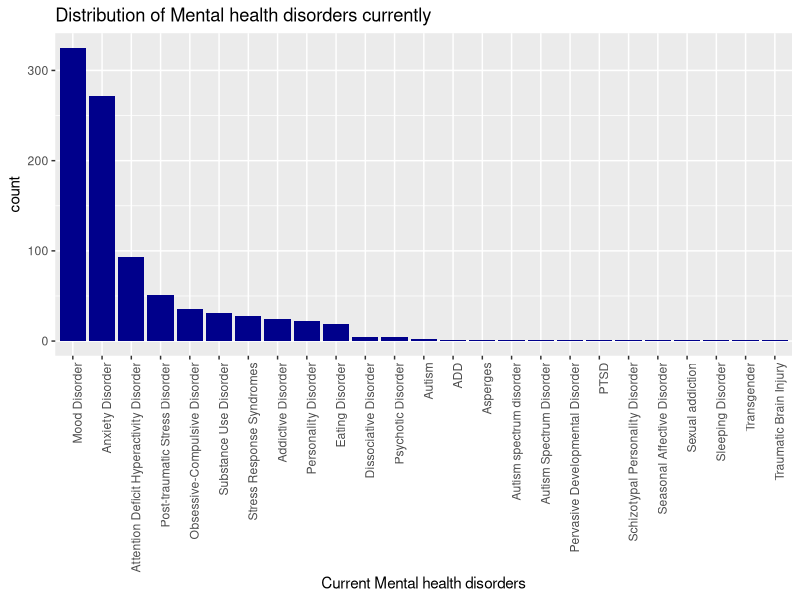
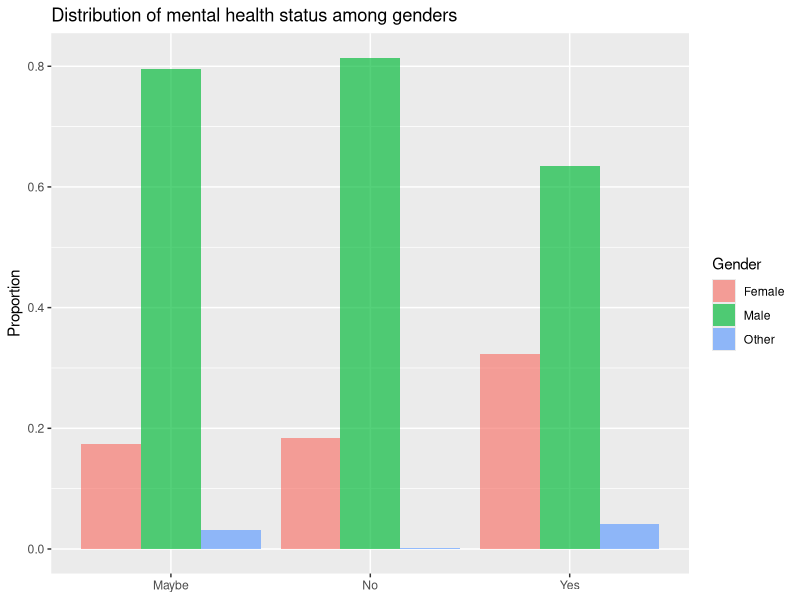
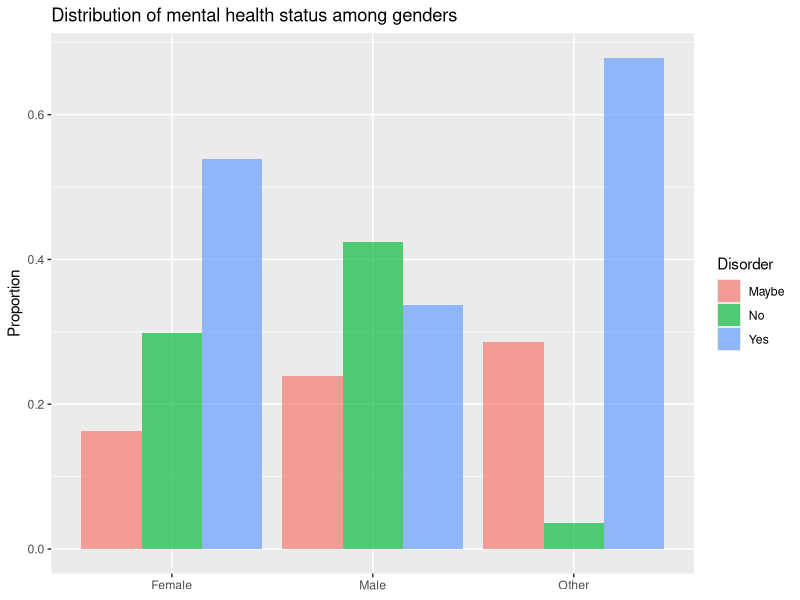
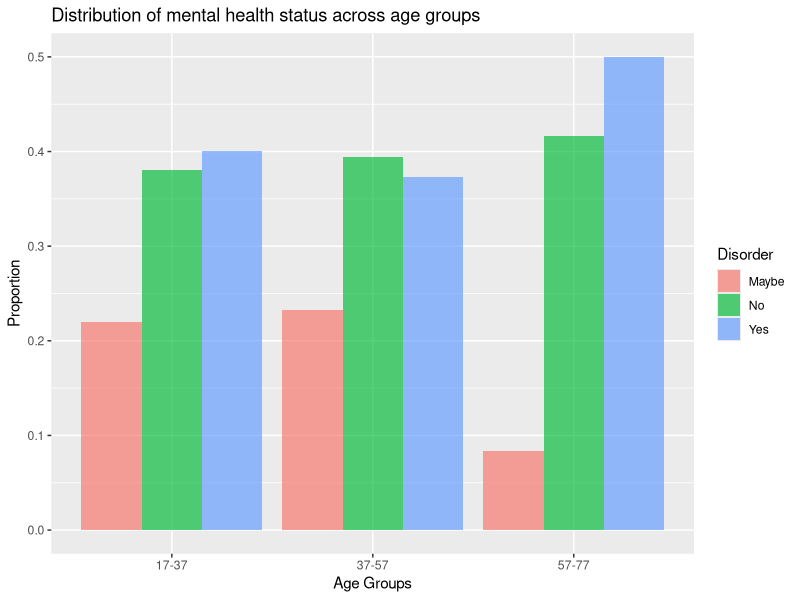
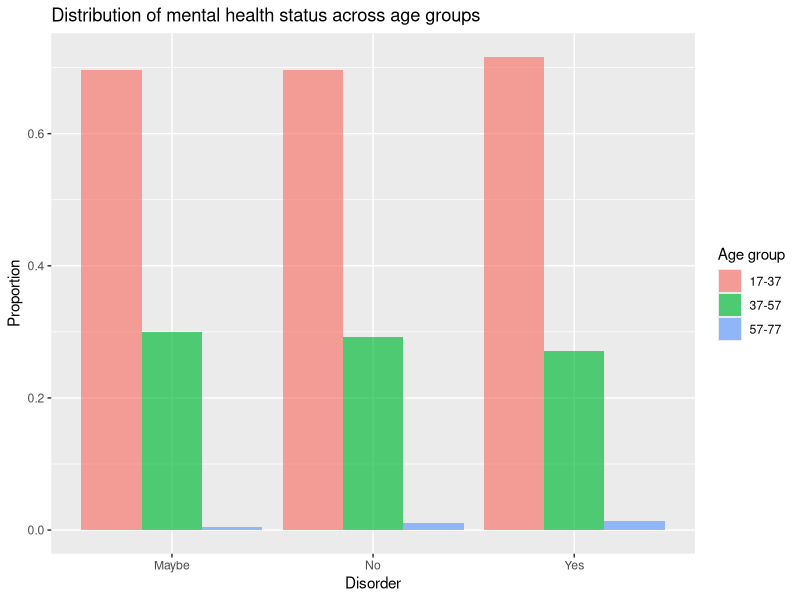
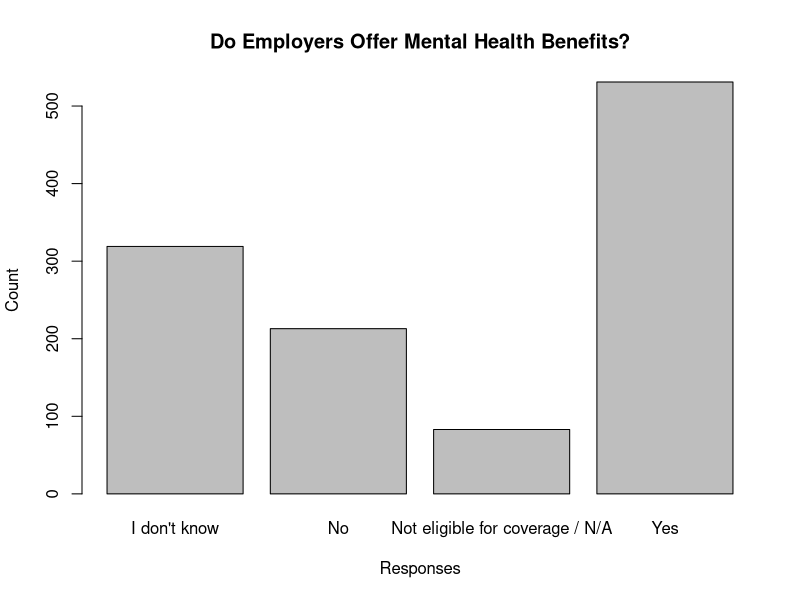
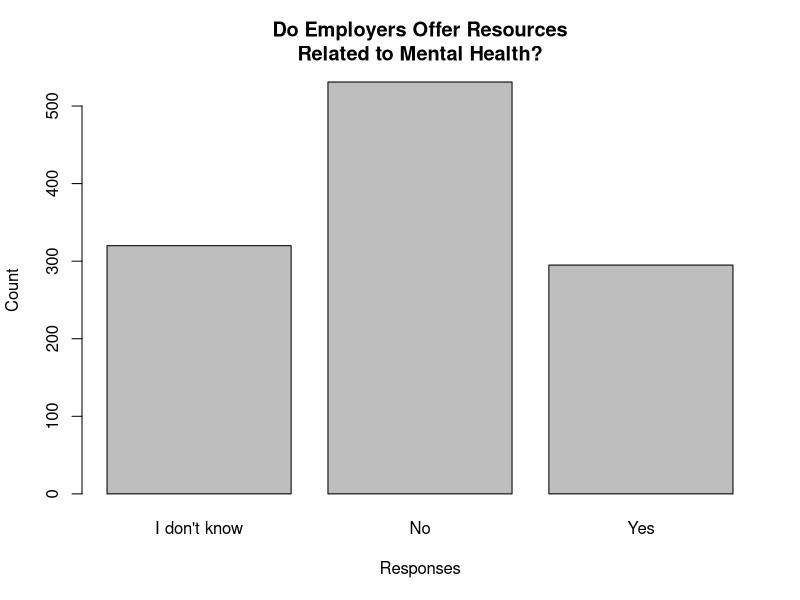
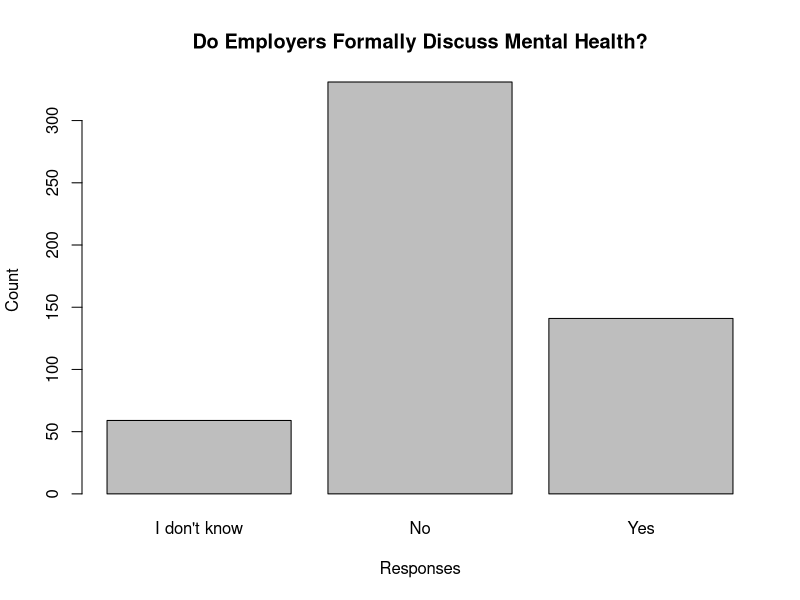

Source code (R) for these figures, in order:
## ---- chunk 1
knitr::opts_chunk$set(comment = NA)
library(dplyr)
library(tidyr)
library(ggplot2)
library(grid)
library(gridExtra)
library(knitr)
health <- read.csv("mentalsurvey_clean.csv")
## ---- chunk 2

#since some people have multiple disorders, we have to split them 
tmp = health %>% separate(mhd, 
                          sep = '\\|',
                          c('mhd_1', 'mhd_2', 'mhd_3', 'mhd_4', 'mhd_5',
                            'mhd_6', 'mhd_7', 'mhd_8', 'mhd_9'),
                          fill = 'right')


chk = tmp %>% select(matches('mhd_[1-9]'))

comb = as.vector(t(chk))
comb1 = comb[comb != ""&!is.na(comb)]

#Shortening the factor levels by splitting
disorders=sapply(strsplit(comb1, split = " \\("), `[`, 1)
dataf <- as.data.frame(matrix(disorders))
colnames(dataf)<- "Disorder"
#Removing inconsistent response
subdataf <- subset(dataf, disorders != "I haven\'t been formally diagnosed, so I felt uncomfortable answering, but Social Anxiety and Depression.")
count_disorder <-data.frame(count(subdataf, Disorder, sort = TRUE))
kable(count_disorder)
## ---- chunk 3

reorder_size <- function(x) {
  factor(x, levels = names(sort(table(x), decreasing = TRUE)))
}
#Plot to see the distribution of current mental health illness
p <- ggplot(data=subdataf, aes(x = reorder_size(Disorder)))+
  geom_bar(fill='dark blue')+
  theme(axis.text.x = element_text(angle = 90, hjust = 1))

p+xlab("Current Mental health disorders")+ggtitle("Distribution of Mental health disorders currently")
## ---- chunk 4
gender_disorder <- table(health$Do.you.currently.have.a.mental.health.disorder., health$gender)
gender_disorder
## ---- chunk 5
#Table: % of who may, don't or have mental disorder among genders
rowprop <- prop.table(gender_disorder,1) 
rowprop
## ---- chunk 6
dr1 <-as.data.frame(rowprop)
# Distribution of respondents among gender provided they may/have/donot have a mental diorder 
ggplot(data = dr1, aes(x =Var1 , y = Freq, fill = Var2)) + 
  geom_bar(stat = 'identity', position = 'dodge', alpha = 2/3) +              
  labs(x = NULL, y = 'Proportion', fill = 'Gender')+ggtitle('Distribution of mental health status among genders')
## ---- chunk 7
#Table : % of each level gender who may, don't or have mental disorder
colprop <- prop.table(gender_disorder,2)
colprop
## ---- chunk 8
# Distribution of respondents who may/have/donot have a mental diorder over the gender
dr2 <-as.data.frame(colprop)
ggplot(data = dr2, aes(x =Var2 , y = Freq, fill = Var1)) + 
  geom_bar(stat = 'identity', position = 'dodge', alpha = 2/3) +              
  labs(x = NULL, y = 'Proportion', fill = 'Disorder')+ggtitle('Distribution of mental health status among genders')
## ---- chunk 9
summary(health$age)
## ---- chunk 10
#Creating labels for age groups
labs <- c(paste(seq(17, 74, by = 20), seq(37, 80, by = 20),
                sep = "-"))
health$AgeGroup <- cut(health$age, breaks = c(seq(17, 74, by = 20), Inf), labels = labs, right = FALSE)

agegr <- table(health$Do.you.currently.have.a.mental.health.disorder.,health$AgeGroup)
ageprop <- prop.table(agegr,2)
ageprop
## ---- chunk 11
dfageprop <- as.data.frame(ageprop)

#Distribution of respondents reporting a mental disorder by age groups
ggplot(data = dfageprop, aes(x =Var2 , y = Freq, fill = Var1)) + 
  geom_bar(stat = 'identity', position = 'dodge', alpha = 2/3) +              
  labs(x = "Age Groups", y = 'Proportion', fill = 'Disorder')+ggtitle('Distribution of mental health status across age groups')
## ---- chunk 12
ageprop1 <- prop.table(agegr,1)
ageprop1
## ---- chunk 13
dfageprop1 <- as.data.frame(ageprop1)
ggplot(data = dfageprop1, aes(x =Var1 , y = Freq, fill = Var2)) + 
  geom_bar(stat = 'identity', position = 'dodge', alpha = 2/3) +              
  labs(x = "Disorder", y = 'Proportion', fill = 'Age group')+ggtitle('Distribution of mental health status across age groups')
## ---- chunk 14
table(health$What.US.state.or.territory.do.you.live.in. , health$Do.you.currently.have.a.mental.health.disorder.)
## ---- chunk 15
#Creating a table for the variable "Does your employer provide mental health benefits as part of healthcare coverage?""

table(health$Does.your.employer.provide.mental.health.benefits.as.part.of.healthcare.coverage.)

barplot(table(health$Does.your.employer.provide.mental.health.benefits.as.part.of.healthcare.coverage.), xlab = "Responses", ylab = "Count", main = "Do Employers Offer Mental Health Benefits?")

## ---- chunk 16
table(health$Does.your.employer.offer.resources.to.learn.more.about.mental.health.concerns.and.options.for.seeking.help.)

barplot(table(health$Does.your.employer.offer.resources.to.learn.more.about.mental.health.concerns.and.options.for.seeking.help.), xlab = "Responses", ylab = "Count", main = "Do Employers Offer Resources\nRelated to Mental Health?")
## ---- chunk 17
Company<-subset(health, Does.your.employer.provide.mental.health.benefits.as.part.of.healthcare.coverage.=="Yes")

## ---- chunk 18
#Creating a table for for the variable related to employers formally discussing mental health with employees
table(Company$Has.your.employer.ever.formally.discussed.mental.health..for.example..as.part.of.a.wellness.campaign.or.other.official.communication..)
#Computing the percentage
percent<-table(Company$Has.your.employer.ever.formally.discussed.mental.health..for.example..as.part.of.a.wellness.campaign.or.other.official.communication..)/length(Company$Has.your.employer.ever.formally.discussed.mental.health..for.example..as.part.of.a.wellness.campaign.or.other.official.communication..)
#The parameter percent gives us the value of the percenntage needed
percent
## ---- chunk 19
Company<-droplevels(Company)
barplot(table(Company$Has.your.employer.ever.formally.discussed.mental.health..for.example..as.part.of.a.wellness.campaign.or.other.official.communication..), xlab = "Responses", ylab = "Count", main = "Do Employers Formally Discuss Mental Health?")

## ---- chunk 20
knitr::opts_chunk$set(echo = TRUE)
#Creating a table with gender and mental health responses
tab <- table(health$Do.you.think.that.discussing.a.mental.health.disorder.with.your.employer.would.have.negative.consequences., health$gender)
tab
## ---- chunk 21
#Creating a table with gender and physical health responses
tab1 <- table(health$Do.you.think.that.discussing.a.physical.health.issue.with.your.employer.would.have.negative.consequences., health$gender)
tab1
## ---- chunk 22
#creating the combined plot
tabdf <- as.data.frame(tab)
tab1df <- as.data.frame(tab1)

plot1 <- ggplot(data = tabdf, aes(x = Var1, y =Freq, fill = Var2)) + 
  geom_bar(stat = 'identity', position = 'dodge', alpha = 2/3) +              
  labs(x = "Mental health disorders", y = 'count')+ theme(legend.position='none')

plot2 <- ggplot(data = tab1df, aes(x = Var1, y =Freq, fill = Var2)) + 
  geom_bar(stat = 'identity', position = 'dodge', alpha = 2/3) +              
  labs(x = "Physical health disorders", y = 'count', fill = 'Gender')
title1=textGrob("Negative consequences: Mental vs Physial", gp=gpar(fontface="bold"))
grid.arrange(plot1, plot2,ncol=2,top = title1, widths = c(3/4,1))
## ---- chunk 23
ggplot(health, aes(x = health$Do.you.think.that.discussing.a.mental.health.disorder.with.previous.employers.would.have.negative.consequences.)) + geom_bar() + ggtitle("Discussing mental health disorder with previous\nemployer resulting in negative consequences") + xlab("Response") + ylab("Count") + theme(axis.title=element_text(size=12))
summary(health$Do.you.think.that.discussing.a.mental.health.disorder.with.previous.employers.would.have.negative.consequences.)
## ---- chunk 24
ggplot(health, aes(x = health$Do.you.think.that.discussing.a.mental.health.disorder.with.your.employer.would.have.negative.consequences.)) + geom_bar() + ggtitle("Discussing mental health disorder with\ncurrent employer resulting in negative consequences") + xlab("Response") + ylab("Count") + theme(axis.title=element_text(size=12))
summary(health$Do.you.think.that.discussing.a.mental.health.disorder.with.your.employer.would.have.negative.consequences.)
## ---- chunk 25
m1<-table(health$Do.you.think.that.discussing.a.mental.health.disorder.with.previous.employers.would.have.negative.consequences., health$Do.you.think.that.discussing.a.mental.health.disorder.with.your.employer.would.have.negative.consequences.)
chisq.test(m1)
## ---- chunk 26
#Put company size in order
health$CompanySize  = factor(health$How.many.employees.does.your.company.or.organization.have, levels=c("1-5", "6-25", "26-100", "100-500", "500-1000", "More than 1000"))
#Modify Labels for Anonymity Policies
health$AnonPolicies2 <- factor(health$Is.your.anonymity.protected.if.you.choose.to.take.advantage.of.mental.health.or.substance.abuse.treatment.resources.provided.by.your.employer.,
levels = c("I don't know", "No", "Yes"),
labels = c("Don't Know", "No", "Yes"))
#Create subset
AnoymityPolicies_By_CompanySize <- table(health$AnonPolicies2, health$CompanySize)
## ---- chunk 27
#Print Cross-tab table
kable(AnoymityPolicies_By_CompanySize)
## ---- chunk 28
#Create a proportions table by Row
kable(prop.table(AnoymityPolicies_By_CompanySize, 2))
## ---- chunk 29
#Do a chi-squared test
chisq.test(AnoymityPolicies_By_CompanySize)
## ---- chunk 30
#Create visualization
AnoymityPolicies_By_CompanySize_Viz <- ggplot(health, aes(x = health$AnonPolicies2))+geom_bar(fill="purple")+facet_wrap(~health$CompanySize, scales="free_y") + ggtitle("Anonymity Protections by Comapny Size") + xlab("Perceived Difficulty Level") + ylab("Count")+ theme(axis.title=element_text(size=12))
AnoymityPolicies_By_CompanySize_Viz
## ---- chunk 31
#Add labels to tech company org question
health$TechCompany2 <- factor(health$Is.your.employer.primarily.a.tech.company.organization.,
levels = c(0, 1),
labels = c("Not primarily tech", "Primarily Tech"))
#Create a subset
AnonymityPolicies_by_TechCompany <- table(health$Is.your.anonymity.protected.if.you.choose.to.take.advantage.of.mental.health.or.substance.abuse.treatment.resources.provided.by.your.employer., health$TechCompany2)
## ---- chunk 32
#Print Cross-tab table
kable(AnonymityPolicies_by_TechCompany)
## ---- chunk 33
#Create a proportions table by Row
kable(prop.table(AnonymityPolicies_by_TechCompany, 2))
## ---- chunk 34
#Do a chi-squared test
chisq.test(AnonymityPolicies_by_TechCompany)
## ---- chunk 35
#Create Visualization
AnonymityPolicies_by_TechCompany_viz <- ggplot(health, aes(x = health$Is.your.anonymity.protected.if.you.choose.to.take.advantage.of.mental.health.or.substance.abuse.treatment.resources.provided.by.your.employer.))+geom_bar(fill="blue")+facet_wrap(health$TechCompany2 ~ ., scales="free_y") + ggtitle("Anonymity Protections for Tech\nvs.Non-Tech Companies") + xlab("Is your anonymity protected?") + ylab("Count") + theme(axis.title=element_text(size=12))
AnonymityPolicies_by_TechCompany_viz
## ---- chunk 36
#Modify Labels for Perceived Leave Difficulty QUestion (ideal if we can get it to fit)
health$perceivedleavediff1 <- factor(health$If.a.mental.health.issue.prompted.you.to.request.a.medical.leave.from.work..asking.for.that.leave.would.be.,
levels = c("Very easy", "Somewhat easy", "Neither easy nor difficult","Somewhat difficult", "Very difficult", "I don't know"),
labels = c("Very easy (VE)", "Somewhat Easy (SE)", "Neutral (N)", "Somewhat Hard (SH)", "Very Hard (VH)", "Don't Know (DK)"))
#Modify Labels for Perceived Leave Difficulty Question (if health$perceivedleavediff1 does not fit, use this as an alternate)
health$perceivedleavediff2 <- factor(health$If.a.mental.health.issue.prompted.you.to.request.a.medical.leave.from.work..asking.for.that.leave.would.be.,
levels = c("Very easy", "Somewhat easy", "Neither easy nor difficult","Somewhat difficult", "Very difficult", "I don't know"),
labels = c("VE", "SE", "N", "SH", "VH", "DK"))
#Create a subset
LeaveDiffbyGender <- table(health$perceivedleavediff1, health$gender)
## ---- chunk 37
#Print Crosstab
kable(LeaveDiffbyGender)
## ---- chunk 38
#Create Proportions table
kable(prop.table(LeaveDiffbyGender, 2))
## ---- chunk 39
#Run chi-squared test
chisq.test(LeaveDiffbyGender)
## ---- chunk 40
#Create Visualization
LeaveDiffbyGender_Viz <- ggplot(health, aes(x = health$perceivedleavediff2))+geom_bar(fill="orange")+facet_wrap(health$gender ~ ., scales="free_y") + ggtitle("Perceived Difficulty of Asking for Leave by Gender") + xlab("Perceived Difficulty Level") + ylab("Count") + theme(axis.title=element_text(size=12))
LeaveDiffbyGender_Viz
## ---- chunk 41
#Do the AgeGroup Variable
labs <- c(paste(seq(17, 74, by = 20), seq(37, 80, by = 20),
                sep = "-"))
health$AgeGroup <- cut(health$age, breaks = c(seq(17, 74, by = 20), Inf), labels = labs, right = FALSE)
#Create dataframe
LeaveDiffbyAge <- table(health$perceivedleavediff1, health$AgeGroup)
## ---- chunk 42
#Print Crosstab table
kable(LeaveDiffbyAge)
## ---- chunk 43
#Create Proportions table
kable(prop.table(LeaveDiffbyAge, 2))
## ---- chunk 44
chisq.test(LeaveDiffbyAge)
## ---- chunk 45
#Create Visualization
LeaveDiffbyAge_Viz <- ggplot(health, aes(x = health$perceivedleavediff2))+geom_bar(fill = "orange")+facet_wrap(health$AgeGroup ~ ., scales="free_y") + ggtitle("Perceived Difficulty of Asking for Leave by Age Group") + xlab("Perceived Difficulty Level") + ylab("Count") + theme(axis.title=element_text(size=12))
LeaveDiffbyAge_Viz
## ---- chunk 46
#Create subset
LeaveDiffbyCompanySize <- table(health$perceivedleavediff1, health$CompanySize)
## ---- chunk 47
#Print Crosstab Table
kable(LeaveDiffbyCompanySize)
## ---- chunk 48
kable(prop.table(LeaveDiffbyCompanySize, 2))
## ---- chunk 49
chisq.test(LeaveDiffbyCompanySize)
## ---- chunk 50
#Create Visualization
LeaveDiffbyCompanySize_viz <- ggplot(health, aes(x = health$perceivedleavediff2))+geom_bar(fill = "orange")+facet_wrap(health$CompanySize~ ., scales="free_y") + ggtitle("Perceived Difficulty of Asking for Leave\nby Company Size") + xlab("Perceived Difficulty Level") + ylab("Count")
LeaveDiffbyCompanySize_viz
## ---- chunk 51
#Modify Labels for mental health benefit provision question
health$MHBenefit2 <- factor(health$Does.your.employer.provide.mental.health.benefits.as.part.of.healthcare.coverage.,
levels = c("I don't know", "No", "Not eligible for coverage / N/A","Yes"),
labels = c("Don't Know", "No", "Ineligible/NA", "Yes"))
#Create the subset
LeaveDiffbyMHBenefit <- table(health$perceivedleavediff1, health$MHBenefit2)
## ---- chunk 52
#Print the Crosstab Table
kable(LeaveDiffbyMHBenefit)
## ---- chunk 53
#Print the Crosstab Table
kable(prop.table(LeaveDiffbyMHBenefit, 2))
## ---- chunk 54
#Run Chi-squared test
chisq.test(LeaveDiffbyMHBenefit)
## ---- chunk 55
#Create Visualization
LeaveDiffbyMHBenefit_viz <- ggplot(health, aes(x = health$perceivedleavediff2))+geom_bar(fill = "dark green")+facet_wrap(~ health$MHBenefit2, scales="free_y") + ggtitle("Perceived Difficulty of Asking for Leave by Mental\nHealth Benefit Provision") + xlab("Perceived Difficulty Level") + ylab("Count") + theme(axis.title=element_text(size=12))
LeaveDiffbyMHBenefit_viz
## ---- chunk 56
#Create the subset
LeaveDiffbyMHDiscussion <- table(health$perceivedleavediff1, health$Has.your.employer.ever.formally.discussed.mental.health..for.example..as.part.of.a.wellness.campaign.or.other.official.communication..)
## ---- chunk 57
#Print crosstab table
kable(LeaveDiffbyMHDiscussion)
## ---- chunk 58
#Create proportions table
kable(prop.table(LeaveDiffbyMHDiscussion, 2))
## ---- chunk 59
#Run chi-squared test
chisq.test(LeaveDiffbyMHDiscussion)
## ---- chunk 60
#Create Visualization
LeaveDiffbyMHDiscussion_viz <- ggplot(health, aes(x = health$perceivedleavediff2))+geom_bar(fill = "dark green")+facet_wrap( health$Has.your.employer.ever.formally.discussed.mental.health..for.example..as.part.of.a.wellness.campaign.or.other.official.communication.. ~., scales="free_y") + ggtitle("Perceived Difficulty of Asking for \nLeave by Mental Health\nDiscussion by Employer") + xlab("Perceived Difficulty Level") + ylab("Count") + theme(axis.title=element_text(size=12))
LeaveDiffbyMHDiscussion_viz
## ---- chunk 61
#Creating the subset
LeaveDiffbyOtherMHResources <- table(health$perceivedleavediff1, health$Does.your.employer.offer.resources.to.learn.more.about.mental.health.concerns.and.options.for.seeking.help.)
## ---- chunk 62
#Print the crosstab
kable(LeaveDiffbyOtherMHResources)
## ---- chunk 63
#Create the proportions table
kable(prop.table(LeaveDiffbyOtherMHResources, 2))
## ---- chunk 64
#Run chi-squared test
chisq.test(LeaveDiffbyOtherMHResources)
## ---- chunk 65
#Create visualization
LeaveDiffbyOtherMHResources_viz <- ggplot(health, aes(x = health$perceivedleavediff2))+geom_bar(fill = "dark green")+facet_wrap( health$Does.your.employer.offer.resources.to.learn.more.about.mental.health.concerns.and.options.for.seeking.help. ~., scales="free_y") + ggtitle("Perceived Difficulty of Asking for Leave by Mental\nHealth Resource Provision") + xlab("Perceived Difficulty Level") + ylab("Count") + theme(axis.title=element_text(size=12))
LeaveDiffbyOtherMHResources_viz
## ---- chunk 66
#Modify Labels for poor response to mental health issue question to make them shorter
health$expwpoorMHresponse <- factor(health$Have.you.observed.or.experienced.an.unsupportive.or.badly.handled.response.to.a.mental.health.issue.in.your.current.or.previous.workplace.,
levels = c("Maybe/Not sure", "N/A", "No","Yes, I experienced", "Yes, I observed"),
labels = c("Don't Know", "N/A", "No", "Yes, experienced", "Yes, observed"))
#Create subset
LeaveDiffbyPoorResponse <- table(health$perceivedleavediff1, health$expwpoorMHresponse)
## ---- chunk 67
#Create table
kable(LeaveDiffbyPoorResponse)
## ---- chunk 68
#Create proportions table
kable(prop.table(LeaveDiffbyPoorResponse, 2))
## ---- chunk 69
chisq.test(LeaveDiffbyPoorResponse)
## ---- chunk 70
#Create Visualization
LeaveDiffbyPoorResponse_viz <- ggplot(health, aes(x = health$perceivedleavediff2))+geom_bar(fill = "red")+facet_wrap(health$expwpoorMHresponse ~., scales="free_y") + ggtitle("Perceived Difficulty of Asking for Leave by Experience\nwith Poor Mental health Response") + xlab("Perceived Difficulty Level") + ylab("Count") + theme(axis.title=element_text(size=12))
LeaveDiffbyPoorResponse_viz
## ---- chunk 71
#Create subset
DiscMHBossbyGender <- table(health$Would.you.feel.comfortable.discussing.a.mental.health.disorder.with.your.direct.supervisor.s.., health$gender)
## ---- chunk 72
#Create crosstab
kable(DiscMHBossbyGender)
## ---- chunk 73
#Create proportion table
kable(prop.table(DiscMHBossbyGender, 2))
## ---- chunk 74
#Run chi-squared test
chisq.test(DiscMHBossbyGender)
## ---- chunk 75
#Create visualization
DiscMHBossbyGender_viz <- ggplot(health, aes(x = health$Would.you.feel.comfortable.discussing.a.mental.health.disorder.with.your.direct.supervisor.s..))+geom_bar(fill = "orange")+facet_wrap(~ health$gender, scales="free_y") + ggtitle("Comfort with Discussing Mental Health\nDisorder with Supervisor by Gender") + xlab("Would you feel comfortable discussing a mental health\ndisorder with your supervisor?") + ylab("Count") + theme(axis.title=element_text(size=12), axis.text=element_text(size=10))
DiscMHBossbyGender_viz 
## ---- chunk 76
#Create subset
DiscMHBossbyAge <- table(health$Would.you.feel.comfortable.discussing.a.mental.health.disorder.with.your.direct.supervisor.s.., health$AgeGroup)
## ---- chunk 77
#Run crosstab table
kable(DiscMHBossbyAge)
## ---- chunk 78
kable(prop.table(DiscMHBossbyAge, 2))
## ---- chunk 79
chisq.test(DiscMHBossbyAge)
## ---- chunk 80
DiscMHBossbyAge_viz <- ggplot(health, aes(x = health$Would.you.feel.comfortable.discussing.a.mental.health.disorder.with.your.direct.supervisor.s..))+geom_bar(fill = "orange")+facet_wrap(health$AgeGroup ~., scales="free_y") + ggtitle("Comfort with Discussing Mental Health\n Disorder with Supervisor by Age") + xlab("Would you feel comfortable discussing a mental health\ndisorder with your supervisor?") + ylab("Count") + theme(axis.title=element_text(size=12), axis.text=element_text(size=10))
DiscMHBossbyAge_viz
## ---- chunk 81
#Creating subset
DiscMHBossbyCompSize <- table(health$Would.you.feel.comfortable.discussing.a.mental.health.disorder.with.your.direct.supervisor.s.., health$CompanySize)
## ---- chunk 82
#Creating the crosstab
kable(DiscMHBossbyCompSize)
## ---- chunk 83
#Create the proportions table
kable(prop.table(DiscMHBossbyCompSize, 2))
## ---- chunk 84
#Run chi-squared test
chisq.test(DiscMHBossbyCompSize)
## ---- chunk 85
#Create visualization
DiscMHBossbyCompSize_viz <- ggplot(health, aes(x = health$Would.you.feel.comfortable.discussing.a.mental.health.disorder.with.your.direct.supervisor.s..))+geom_bar(fill = "purple")+facet_wrap(health$CompanySize ~., scales="free_y") + ggtitle("Comfort with Discussion of Mental Health\nDisorder with Supervisor by Company Size") + xlab("Would you feel comfortable discussing a mental health\ndisorder with your supervisor?") + ylab("Count") + theme(axis.title=element_text(size=12), axis.text=element_text(size=10))
DiscMHBossbyCompSize_viz
## ---- chunk 86
#Create subset
DiscMHBossbyPoorResponse1 <- table(health$Would.you.feel.comfortable.discussing.a.mental.health.disorder.with.your.direct.supervisor.s.., health$Have.you.observed.or.experienced.an.unsupportive.or.badly.handled.response.to.a.mental.health.issue.in.your.current.or.previous.workplace.)
## ---- chunk 87
#Create crosstab table
kable(DiscMHBossbyPoorResponse1)
## ---- chunk 88
#Create proportions table
kable(prop.table(DiscMHBossbyPoorResponse1, 2))
## ---- chunk 89
#Run chi-squared test
chisq.test(DiscMHBossbyPoorResponse1)
## ---- chunk 90
#Create visualization
DiscMHBossbyPoorResponse1_viz <- ggplot(health, aes(x = health$Would.you.feel.comfortable.discussing.a.mental.health.disorder.with.your.direct.supervisor.s..))+geom_bar(fill = "red")+facet_wrap(health$Have.you.observed.or.experienced.an.unsupportive.or.badly.handled.response.to.a.mental.health.issue.in.your.current.or.previous.workplace. ~., scales="free_y") + ggtitle("Comfort with Discussing Mental Health with\nSupervisor by Experience \nwith Poor Workplace Response") + xlab("Would you feel comfortable discussing a mental health\ndisorder with your supervisor?") + ylab("Count") + theme(axis.title=element_text(size=12), axis.text=element_text(size=10))
DiscMHBossbyPoorResponse1_viz
## ---- chunk 91
#Modify Labels for perception of mental health disclosure impact
health$negimp <- factor(health$Do.you.think.that.discussing.a.mental.health.disorder.with.your.employer.would.have.negative.consequences.,
levels = c("Maybe", "No", "Yes"),
labels = c("Maybe Expect Impact", "Do Not Expect Impact", "Expect Impact"))
#create subset
DiscMHBossbyNegImpact <- table(health$Would.you.feel.comfortable.discussing.a.mental.health.disorder.with.your.direct.supervisor.s.., health$negimp)
## ---- chunk 92
kable(DiscMHBossbyNegImpact)
## ---- chunk 93
kable(prop.table(DiscMHBossbyNegImpact, 2))
## ---- chunk 94
chisq.test(DiscMHBossbyNegImpact)
## ---- chunk 95
DiscMHBossbyNegImpact_viz <- ggplot(health, aes(x = health$Would.you.feel.comfortable.discussing.a.mental.health.disorder.with.your.direct.supervisor.s..))+geom_bar(fill = "red")+facet_wrap(health$negimp ~., scales="free_y") + ggtitle("Comfort with Discussing Mental Health disorder\nwith Supervisor by Perception of Negative Impact") + xlab("Would you feel comfortable discussing a mental health disorder\nwith your supervisor?") + ylab("Count") + theme(axis.title=element_text(size=12), axis.text=element_text(size=10))
DiscMHBossbyNegImpact_viz
## ---- chunk 96
#Create subset
DiscMHCoworkerbyGender <- table(health$Would.you.feel.comfortable.discussing.a.mental.health.disorder.with.your.coworkers., health$gender)
## ---- chunk 97
kable(DiscMHCoworkerbyGender)
## ---- chunk 98
kable(prop.table(DiscMHCoworkerbyGender, 2))
## ---- chunk 99
chisq.test(DiscMHCoworkerbyGender)
## ---- chunk 100
DiscMHCoworkerbyGender_viz <- ggplot(health, aes(x = health$Would.you.feel.comfortable.discussing.a.mental.health.disorder.with.your.coworkers.))+geom_bar(fill = "orange")+facet_wrap(health$gender ~., scales="free_y") + ggtitle("Comfort with Discussing Mental Health\nDisorder with Coworkers by Gender") + xlab("Would you feel comfortable discussing a mental health\ndisorder with your coworkers?") + ylab("Count") + theme(axis.title=element_text(size=12), axis.text=element_text(size=10))
DiscMHCoworkerbyGender_viz
## ---- chunk 101
#Create subset
DiscMHCoworkerbyAge <- table(health$Would.you.feel.comfortable.discussing.a.mental.health.disorder.with.your.coworkers., health$AgeGroup)
## ---- chunk 102
kable(DiscMHCoworkerbyAge)
## ---- chunk 103
kable(prop.table(DiscMHCoworkerbyAge, 2))
## ---- chunk 104
chisq.test(DiscMHCoworkerbyAge)
## ---- chunk 105
DiscMHCoworkerbyAge_viz <- ggplot(health, aes(x = health$Would.you.feel.comfortable.discussing.a.mental.health.disorder.with.your.coworkers.))+geom_bar(fill = "orange")+facet_wrap(health$AgeGroup ~., scales="free_y") + ggtitle("Comfort with Discussing Mental Health\nDisorder with Coworkers by Age Group") + xlab("Would you feel comfortable discussing a mental health\ndisorder with your coworkers?") + ylab("Count") + theme(axis.title=element_text(size=12), axis.text=element_text(size=10))
DiscMHCoworkerbyAge_viz
## ---- chunk 106
#Create subset
DiscMHCoworkerbyCompSize <- table(health$Would.you.feel.comfortable.discussing.a.mental.health.disorder.with.your.coworkers., health$CompanySize)
## ---- chunk 107
#Create crosstab table
kable(DiscMHCoworkerbyCompSize)
## ---- chunk 108
#Create proportions table
kable(prop.table(DiscMHCoworkerbyCompSize, 2))
## ---- chunk 109
#Chi-Squared (the p value is small)
chisq.test(DiscMHCoworkerbyCompSize)
## ---- chunk 110
DiscMHCoworkerbyCompSize_viz <- ggplot(health, aes(x = health$Would.you.feel.comfortable.discussing.a.mental.health.disorder.with.your.coworkers.))+geom_bar(fill = "purple")+facet_wrap(health$CompanySize ~., scales="free_y") + ggtitle("Comfort with Discussing Mental health\nDisorder with Coworkers by Company Size") + xlab("Would you feel comfortable discussing a mental health\ndisorder with your coworkers?") + ylab("Count") + theme(axis.title=element_text(size=12), axis.text=element_text(size=10))
DiscMHCoworkerbyCompSize_viz
## ---- chunk 111
#create subset
DiscMHCoworkerbyPoorResponse <- table(health$Would.you.feel.comfortable.discussing.a.mental.health.disorder.with.your.coworkers., health$Have.you.observed.or.experienced.an.unsupportive.or.badly.handled.response.to.a.mental.health.issue.in.your.current.or.previous.workplace.)
## ---- chunk 112
kable(DiscMHCoworkerbyPoorResponse)
## ---- chunk 113
kable(prop.table(DiscMHCoworkerbyPoorResponse, 2))
## ---- chunk 114
chisq.test(DiscMHCoworkerbyPoorResponse)
## ---- chunk 115
DiscMHCoworkerbyPoorResponse_viz <- ggplot(health, aes(x = health$Would.you.feel.comfortable.discussing.a.mental.health.disorder.with.your.coworkers.))+geom_bar(fill="red")+facet_wrap(health$Have.you.observed.or.experienced.an.unsupportive.or.badly.handled.response.to.a.mental.health.issue.in.your.current.or.previous.workplace. ~., scales="free_y") + ggtitle("Comfort with Discussing Mental health disorders\nwith Coworkers by Experience with\npoor Workplace Response\nto mental health") + xlab("Would you feel comfortable discussing a mental health\ndisorder with your coworkers?") + ylab("Count") + theme(axis.title=element_text(size=12), axis.text=element_text(size=10))
DiscMHCoworkerbyPoorResponse_viz
## ---- chunk 116
#Modify Labels for perception of mental health disclosure impact by coworkers
health$negimpco <- factor(health$Do.you.think.that.team.members.co.workers.would.view.you.more.negatively.if.they.knew.you.suffered.from.a.mental.health.issue.,
levels = c("Maybe", "No, I don't think they would", "No, they do not", "Yes, I think they would", "Yes, they do"),
labels = c("Maybe", "No, don't think so", "No, they don't", "Yes, think so", "Yes, they do"))
#create subset
DiscMHCoworkerbyNegView <- table(health$Would.you.feel.comfortable.discussing.a.mental.health.disorder.with.your.coworkers., health$Do.you.think.that.team.members.co.workers.would.view.you.more.negatively.if.they.knew.you.suffered.from.a.mental.health.issue.)
## ---- chunk 117
kable(DiscMHCoworkerbyNegView)
## ---- chunk 118
kable(prop.table(DiscMHCoworkerbyNegView, 2))
## ---- chunk 119
chisq.test(DiscMHCoworkerbyNegView)
## ---- chunk 120
DiscMHCoworkerbyNegView_viz <- ggplot(health, aes(x = health$Would.you.feel.comfortable.discussing.a.mental.health.disorder.with.your.coworkers.))+geom_bar(fill = "red")+facet_wrap(health$negimpco ~., scales="free_y") + ggtitle("Comfort with discussing Mental Health Disorder with\n Coworkers by Perceived Negative Impact") + xlab("Would you feel comfortable discussing a mental health\ndisorder with your coworkers?") + ylab("Count") + theme(axis.title=element_text(size=12), axis.text=element_text(size=10))
DiscMHCoworkerbyNegView_viz
## ---- chunk 121
ggplot(health, aes(x = health$Do.you.think.that.discussing.a.mental.health.disorder.with.previous.employers.would.have.negative.consequences.)) + geom_bar() + ggtitle("Discussing mental health disorder with previous\nemployer resulting in negative consequences") + xlab("Response") + ylab("Count")
summary(health$Do.you.think.that.discussing.a.mental.health.disorder.with.previous.employers.would.have.negative.consequences.)

## ---- chunk 122
ggplot(health, aes(x = health$Do.you.think.that.discussing.a.mental.health.disorder.with.your.employer.would.have.negative.consequences.)) + geom_bar() + ggtitle("Discussing mental health disorder with current\nemployer resulting in negative consequences") + xlab("Response") + ylab("Count")
summary(health$Do.you.think.that.discussing.a.mental.health.disorder.with.your.employer.would.have.negative.consequences.)

## ---- chunk 123
t1<-table(health$Do.you.think.that.discussing.a.mental.health.disorder.with.previous.employers.would.have.negative.consequences., health$Do.you.think.that.discussing.a.mental.health.disorder.with.your.employer.would.have.negative.consequences.)
chisq.test(t1)
## ---- chunk 124
ggplot(health, aes(x = health$Do.you.think.that.discussing.a.mental.health.disorder.with.previous.employers.would.have.negative.consequences.)) + geom_bar() + ggtitle("Discussing mental health disorder with previous\nemployer resulting in negative consequences") + xlab("Response") + ylab("Count")
summary(health$Do.you.think.that.discussing.a.mental.health.disorder.with.previous.employers.would.have.negative.consequences.)
## ---- chunk 125
p+xlab("Current Mental health disorders")+ggtitle("Distribution of Mental health disorders currently")
